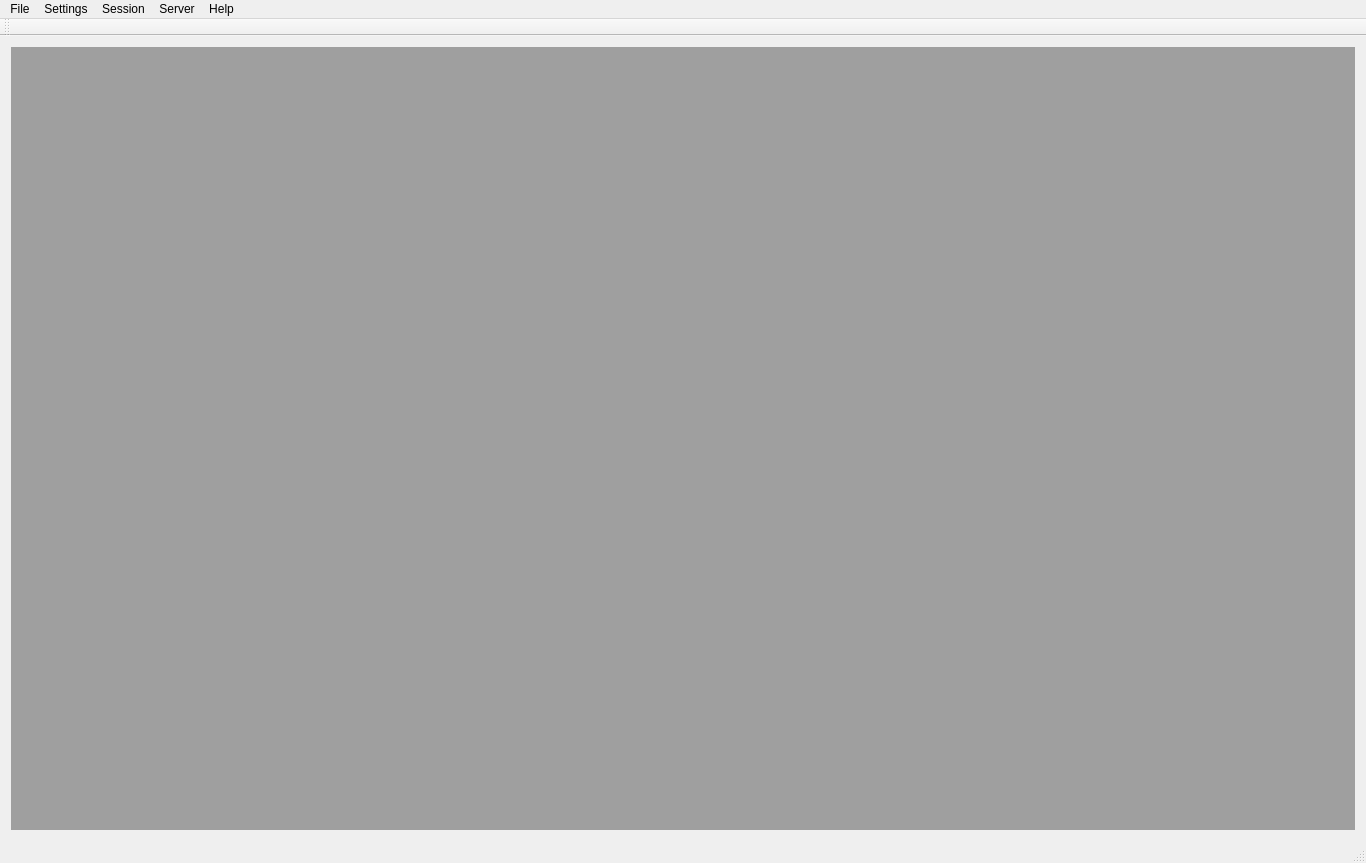
<?xml version="1.0" encoding="UTF-8"?>
<ui version="4.0">
 <class>MainWindow</class>
 <widget class="QMainWindow" name="MainWindow">
  <property name="geometry">
   <rect>
    <x>0</x>
    <y>0</y>
    <width>1366</width>
    <height>863</height>
   </rect>
  </property>
  <property name="windowTitle">
   <string>MQTTCute</string>
  </property>
  <property name="windowIcon">
   <iconset resource="images.qrc">
    <normaloff>:/img/img/mqtticon-large.png</normaloff>:/img/img/mqtticon-large.png</iconset>
  </property>
  <widget class="QWidget" name="centralWidget">
   <layout class="QHBoxLayout" name="horizontalLayout">
    <item>
     <widget class="QMdiArea" name="mdiArea"/>
    </item>
   </layout>
  </widget>
  <widget class="QMenuBar" name="menuBar">
   <property name="geometry">
    <rect>
     <x>0</x>
     <y>0</y>
     <width>1366</width>
     <height>20</height>
    </rect>
   </property>
   <widget class="QMenu" name="menuFile">
    <property name="title">
     <string>File</string>
    </property>
    <addaction name="actionQuit"/>
   </widget>
   <widget class="QMenu" name="menuSession">
    <property name="title">
     <string>Session</string>
    </property>
    <addaction name="actionNew"/>
    <addaction name="actionEdit"/>
    <addaction name="actionSave"/>
    <addaction name="actionLoad"/>
   </widget>
   <widget class="QMenu" name="menuHelp">
    <property name="title">
     <string>Help</string>
    </property>
    <addaction name="actionAbout"/>
   </widget>
   <widget class="QMenu" name="menuServer">
    <property name="title">
     <string>Server</string>
    </property>
    <addaction name="actionConnect"/>
    <addaction name="actionDisconnect"/>
   </widget>
   <widget class="QMenu" name="menuSettings">
    <property name="title">
     <string>Settings</string>
    </property>
    <addaction name="actionConfigure"/>
   </widget>
   <addaction name="menuFile"/>
   <addaction name="menuSettings"/>
   <addaction name="menuSession"/>
   <addaction name="menuServer"/>
   <addaction name="menuHelp"/>
  </widget>
  <widget class="QToolBar" name="mainToolBar">
   <attribute name="toolBarArea">
    <enum>TopToolBarArea</enum>
   </attribute>
   <attribute name="toolBarBreak">
    <bool>false</bool>
   </attribute>
  </widget>
  <widget class="QStatusBar" name="statusBar"/>
  <action name="actionQuit">
   <property name="text">
    <string>Quit</string>
   </property>
  </action>
  <action name="actionSave">
   <property name="text">
    <string>Save</string>
   </property>
  </action>
  <action name="actionLoad">
   <property name="text">
    <string>Load</string>
   </property>
  </action>
  <action name="actionNew">
   <property name="text">
    <string>New</string>
   </property>
  </action>
  <action name="actionAbout">
   <property name="text">
    <string>About</string>
   </property>
  </action>
  <action name="actionConnect">
   <property name="text">
    <string>Connect</string>
   </property>
  </action>
  <action name="actionDisconnect">
   <property name="text">
    <string>Disconnect</string>
   </property>
  </action>
  <action name="actionInfo">
   <property name="text">
    <string>Info</string>
   </property>
  </action>
  <action name="actionConfigure">
   <property name="text">
    <string>Configure...</string>
   </property>
  </action>
  <action name="actionEdit">
   <property name="text">
    <string>Edit</string>
   </property>
  </action>
 </widget>
 <layoutdefault spacing="6" margin="11"/>
 <resources>
  <include location="images.qrc"/>
 </resources>
 <connections/>
</ui>
